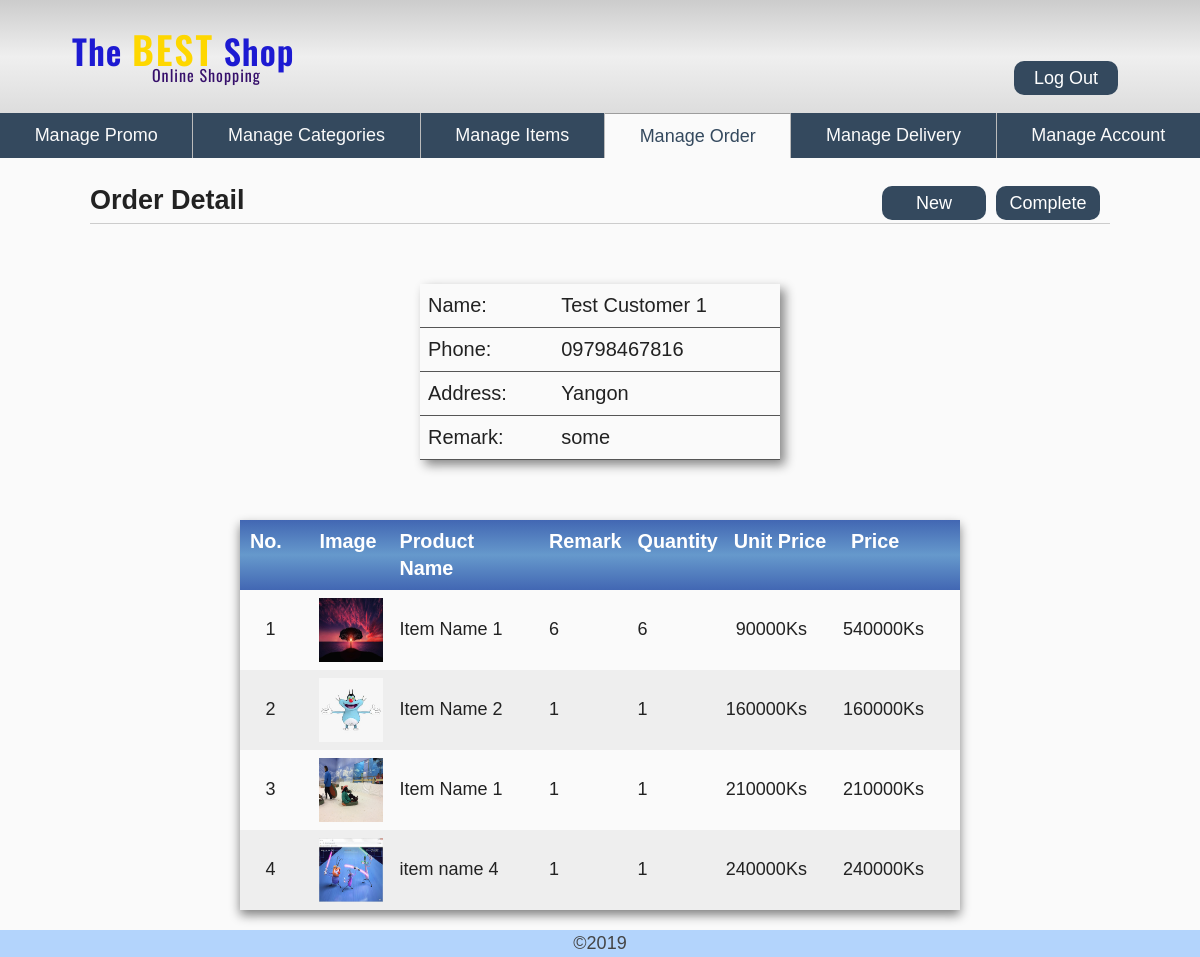
Screenshot of /pg_admin/order/order_detail/1 (signed in) with the database file from the repository.
### tables this page shows
CREATE TABLE `orders` (
  `id` int(11) NOT NULL,
  `name` varchar(25) NOT NULL,
  `phone` varchar(20) NOT NULL,
  `address` text NOT NULL,
  `remark` text NOT NULL,
  `status` int(1) NOT NULL,
  `created_date` datetime NOT NULL,
  `modified_date` datetime NOT NULL
);

CREATE TABLE `order_items` (
  `id` int(11) NOT NULL,
  `qty` int(11) NOT NULL,
  `remark` text NOT NULL,
  `item_id` int(11) NOT NULL,
  `order_id` int(11) NOT NULL
);

CREATE TABLE `item_photos` (
  `item_id` int(11) NOT NULL,
  `name` varchar(255) NOT NULL
);

CREATE TABLE `items` (
  `id` int(11) NOT NULL,
  `item_name` varchar(20) NOT NULL,
  `item_code` varchar(20) NOT NULL,
  `status` int(1) NOT NULL,
  `order_num` int(11) NOT NULL,
  `stock` int(11) NOT NULL,
  `price` int(11) NOT NULL,
  `discount_percent` int(11) NOT NULL,
  `summary_zawgyi` text NOT NULL,
  `summary_unicode` text NOT NULL,
  `category_id` int(11) NOT NULL,
  `photo_qty` int(1) NOT NULL,
  `created_date` datetime NOT NULL,
  `modified_date` datetime NOT NULL
);

### pg_admin/confs/url.php (called while the page is built)
<?php
	$url = "http://localhost/tbs";
	$url_file = "http://localhost/tbs";
 ?>

### pg_admin/models/order.php (called while the page is built, shortened)
<?php
	function get_item_photo($item_id)
	{
		global $conn;
		$result = $conn->prepare("SELECT * FROM item_photos WHERE item_id=:item_id");
		$result->execute(array('item_id'=>$item_id));
		return $result->fetch();
	}
	function get_order($id)
	{
		global $conn;
		$result = $conn->prepare("SELECT * FROM orders WHERE id=:id ORDER BY created_date DESC");
		$result->execute(array('id'=>$id));
		return $result->fetch();
	}
	function get_order_items($id)
	{
		global $conn;
		$result = $conn->prepare("SELECT order_items.*, items.item_name, items.item_code, items.price, items.discount_percent FROM order_items LEFT JOIN items ON order_items.item_id = items.id WHERE order_items.order_id = :id");
		$result->execute(array('id'=>$id));
		$order_items = array();
		while($row = $result->fetch())
		{
			$order_items[] = $row;
		}
		return $order_items;
	}
 ?>

### pg_admin/views/order/order_detail.php (the view)
<header id="item-header">
	<h1>Order Detail</h1>
	<a href="<?php echo $url ?>/pg_admin/order/new_list" class="new">New</a>
	<a href="<?php echo $url ?>/pg_admin/order/completed_list" class="new">Complete</a>
</header>
<section>
  <?php $order = get_order($id) ?>
  <table class="hk-customer-info-table">
		<tr>
		  <td>Name:</td>
		  <td><?php echo $order['name'] ?></td>
		</tr>
		<tr>
		  <td>Phone:</td>
		  <td><?php echo $order['phone'] ?></td>
		</tr>
		<tr>
		  <td>Address:</td>
		  <td><?php echo $order['address'] ?></td>
		</tr>
		<tr>
		  <td>Remark:</td>
		  <td><?php echo $order['remark'] ?></td>
		</tr>
  </table>
</section>
<section>
  <table class="ky-account-table">
  	<thead>
  		<tr>
  			<th class="ky-no">No.</th>
			  <th>Image</th>
			  <th>Product Name</th>
			  <th>Remark</th>
			  <th>Quantity</th>
			  <th>Unit Price</th>
			  <th>Price</th>
		   </tr>
  	</thead>
  	<tbody>
	    <?php $count=1; foreach($data as $order_items): ?>
	      <tr>
	      	<td class="ky-no-tr"><?php echo $count++ ?></td>
	      	<td>
			  <img src="<?php echo $url_file ?>/pg_admin/item_gallary/<?php $name = get_item_photo($order_items['item_id']); echo $name['name']  ?>" width="64px" height="64px">
			</td>
			<td><?php echo $order_items['item_name']?></td>
			<td><?php echo $order_items['remark']?></td>
			<td><?php echo $order_items['qty']?></td>
			<td class="ky-no-tr">
				<?php if($order_items['discount_percent']==0): ?>
					<span>
						<?php echo $order_items['price'] ?>Ks
					</span>
				<?php else: ?>
					<span>
						<?php echo $order_items['price']*(100-$order_items['discount_percent'])/100?>Ks
					</span>
				<?php endif; ?>
			</td>
			<td class="ky-no-tr"><?php echo (($order_items['price']*(100-$order_items['discount_percent'])/100)*$order_items['qty'])?>Ks</td>
	      </tr>
	    <?php endforeach; ?>
    </tbody>
   </table>
</section>

### pg_admin/css/style.css (style rules this page uses)
body { font-family: Arial, Helvetica, sans-serif; font-size: 18px; width: 100%; line-height: 1.5em; background: #fafafa; }
#item-header { margin: 0 5em 1em 5em; padding: 3px 0; border-bottom: 1px solid #ccc; display: flex; align-items: baseline; }
#item-header h1 { flex-grow: 1; font-weight: bold; font-size: 1.5em; }
.new { display: inline-block; margin-top: 25px; margin-right: 10px; text-decoration: none; width: 100px; height: 30px; text-align: center; line-height: 30px; padding: 2px; background-color: #34495e; color: #FFF; border-radius: 10px; }
.ky-account-table { border-collapse: collapse; margin-top: 10px; margin-right: auto; margin-left: auto; margin-bottom: 20px; width: 60%; box-shadow: 0 5px 10px gray; }
.ky-account-table th, td { padding: 8px; }
.ky-account-table th { text-align: left; font-weight: bold; font-size: 1.1em; color: #fff; }
.ky-account-table .ky-no, .ky-account-table .ky-no-tr { text-align: right; padding: 8px 1.5em 0 0.5em; margin: 0; width: 1em; }
.ky-account-table .ky-no-tr { padding: 8px 2em 8px 0; }
.ky-account-table thead tr { background-image: linear-gradient(#4267B3, #6699CC, #4267B3) }
.ky-account-table tr:nth-child(even) { background-color: #EEEEEE }
.hk-customer-info-table { border-collapse: collapse; width: 30%; margin: 3em auto; font-size: 20px; box-shadow: 5px 5px 10px #888; }
.hk-customer-info-table td { padding: 8px; text-align: left; border-bottom: 1px solid #555; }

### rows the page displays
orders: name "Test Customer 1", phone "09798467816", address "Yangon", remark "some"
order_items: item_photos.name (picture), item.item_name "Item Name 1", remark "6", qty "6", item.discount_percent "90000", item+qty "540000"
order_items: item_photos.name (picture), item.item_name "Item Name 2", remark "1", qty "1", item.discount_percent "160000", item+qty "160000"
order_items: item_photos.name (picture), item.item_name "Item Name 1", remark "1", qty "1", item.discount_percent "210000", item+qty "210000"
order_items: item_photos.name (picture), item.item_name "item name 4", remark "1", qty "1", item.discount_percent "240000", item+qty "240000"
